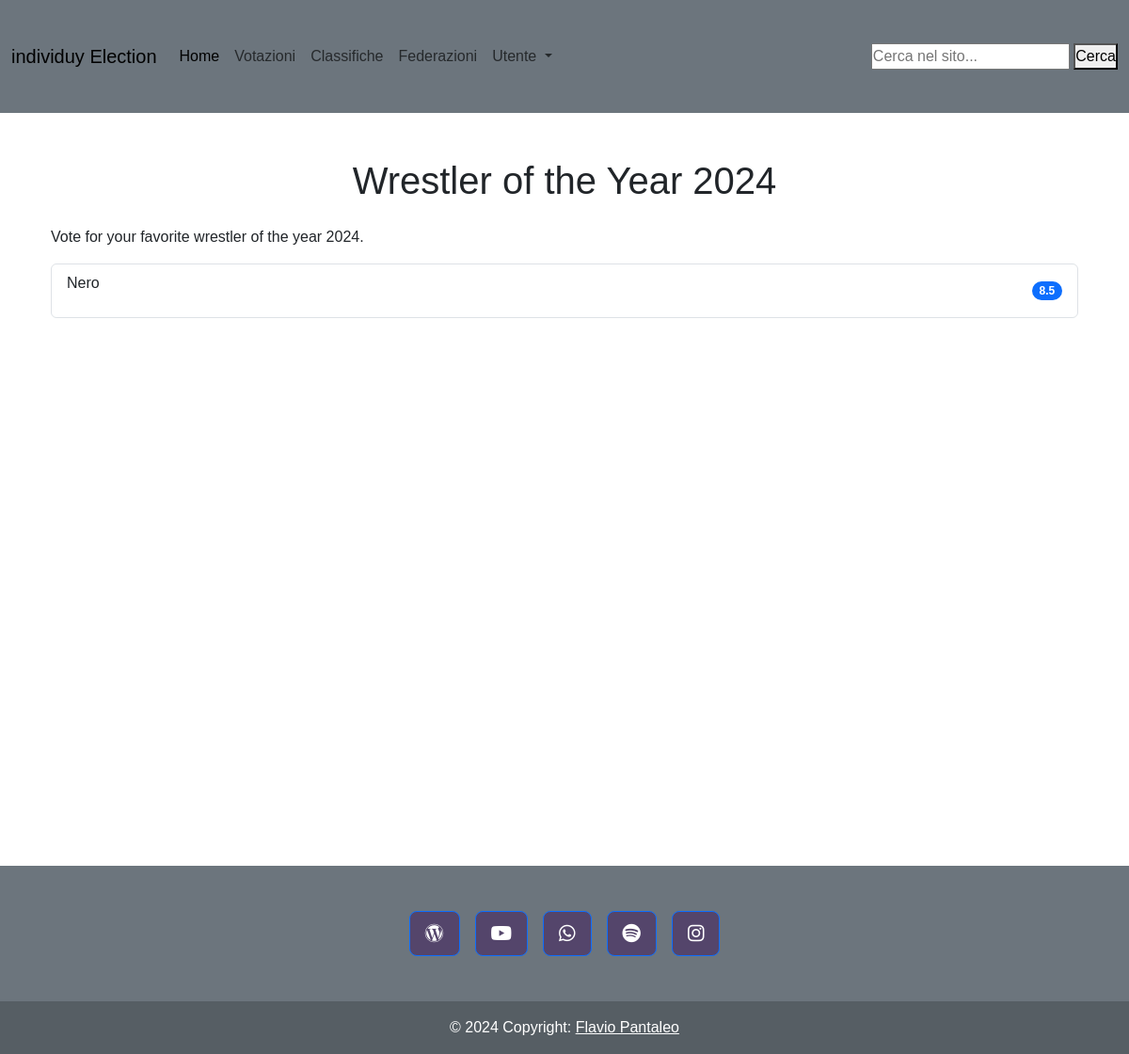
The page /index.php?page=classifica&id_ranking=1 on the database its author committed.
### tables this page shows
CREATE TABLE `list_ranking` (
  `id_ranking` int(11) NOT NULL,
  `ranking_name` varchar(200) DEFAULT NULL,
  `description` text DEFAULT NULL,
  `ranking` varchar(255) NOT NULL,
  `status` int(3) DEFAULT NULL,
  `category_id` int(11) DEFAULT NULL,
  `include_inactive` tinyint(1) DEFAULT 0
);

### app/Controllers/RankingController.php (called while the page is built, shortened)
<?php
class RankingController {
    private $rankingDAO;
    public function __construct() {
        $this->rankingDAO = new RankingDAO();
    }
    public function getRankingPerId($id) {
        return $this->rankingDAO->getRankingPerId($id);
    }
    public function getRankingDetails($idRanking) {
        return $this->rankingDAO->getRankingDetailsWithScores($idRanking);
    }
}

### app/Core/DB.php (called while the page is built, shortened)
<?php
class DB {
    protected function connect (){
        try {
            $localHost = $_ENV['DB_HOST'];
            $dbname = $_ENV['DB_NAME'];
            $user = $_ENV['DB_USER'];
            $pass = $_ENV['DB_PASS'];
            $conn = new PDO("mysql:host=".$localHost.";dbname=".$dbname.";",$user, $pass);
            return $conn;
        } catch (PDOException $e) {
            echo $e->getMessage() . "<br> Database Connection Error";
            die();
        }
    }
}
?>

### app/DAO/RankingDAO.php (called while the page is built, shortened)
<?php
class RankingDAO extends DB {
    public function getRankingPerId($id) {
        try {
            $stmt = $this->connect()->prepare("SELECT id_ranking, ranking_name, description, ranking, status, category_id, include_inactive FROM list_ranking WHERE id_ranking = ?");
            $stmt->execute([$id]);
            $rankingData = $stmt->fetch(PDO::FETCH_ASSOC);
            if ($rankingData) {
                $ranking = new Ranking(
                    $rankingData['id_ranking'],
                    $rankingData['ranking_name'],
                    $rankingData['description'],
                    $rankingData['ranking'],
                    $rankingData['status'],
                    $rankingData['category_id'],
                    $rankingData['include_inactive']
                );
                return $ranking;
            }
            return null;
        } catch (PDOException $e) {
            error_log("PDOException in getRankingPerId: " . $e->getMessage());
            return null;
        }
    }
    public function getRankingDetailsWithScores($idRanking) {
        try {
            $sql = "SELECT
                        CASE
                            WHEN v.id_wrestler IS NOT NULL THEN w.id_wrestler
                            WHEN v.id_tag_team IS NOT NULL THEN tt.id_tag_team
                            WHEN v.id_federation IS NOT NULL THEN f.id_federation
                        END AS id,
                        CASE
                            WHEN v.id_wrestler IS NOT NULL THEN w.name
                            WHEN v.id_tag_team IS NOT NULL THEN tt.name
                            WHEN v.id_federation IS NOT NULL THEN f.name
                        END AS name,
                        AVG(v.score) as averageScore
                    FROM
                        votes v
                    LEFT JOIN
                        wrestlers w ON v.id_wrestler = w.id_wrestler AND v.id_wrestler IS NOT NULL
                    LEFT JOIN
                        tag_teams tt ON v.id_tag_team = tt.id_tag_team AND v.id_tag_team IS NOT NULL
                    LEFT JOIN
                        federations f ON v.id_federation = f.id_federation AND v.id_federation IS NOT NULL
                    WHERE
                        v.id_ranking = ?
                    GROUP BY
                        id, name
                    ORDER BY
                        averageScore DESC";
            $stmt = $this->connect()->prepare($sql);
            $stmt->execute([$idRanking]);
            return $stmt->fetchAll(PDO::FETCH_OBJ);
        } catch (PDOException $e) {
            error_log("PDOException in getRankingDetailsWithScores: " . $e->getMessage());
            return [];
        }
    }
}

### app/Models/Ranking.php (called while the page is built, shortened)
<?php
class Ranking {
    public function __construct($id, $name, $description, $rankingType, $status, $categoryId, $includeInactive) {
        $this->name = $name;
        $this->description = $description;
        $this->status = $status;
    }
}
?>

### resources/Views/classifiche/classifica.php (the view)
<?php
if (isset($_GET['id_ranking'])) {
    $idRanking = $_GET['id_ranking'];
    $rankingData = $rankingController->getRankingPerId($idRanking);
    $rankingScores = $rankingController->getRankingDetails($idRanking);
    $rankingIsActive = $rankingData->status;
}
?>
<main class="container">
    <div class="container py-5">
        <h1 class="text-center mb-4"><?= htmlspecialchars($rankingData->name); ?></h1>
        <p><?= htmlspecialchars($rankingData->description); ?></p>
        <ul class="list-group">
            <?php foreach ($rankingScores as $entry): ?>
                <li class="list-group-item d-flex justify-content-between align-items-center">
                    <?php if ($rankingIsActive === 1): ?>
                        <?php if ($rankingData->rankingType === 'tag team'): ?>
                            <a href="index.php?page=vota_tag_team&id_tag_team=<?= $entry->id; ?>&id_ranking=<?= $idRanking; ?>">
                                <?= htmlspecialchars($entry->name); ?>
                            </a>
                        <?php elseif ($rankingData->rankingType === 'federation'): ?>
                            <a href="index.php?page=vota_federation&id_federation=<?= $entry->id; ?>&id_ranking=<?= $idRanking; ?>">
                                <?= htmlspecialchars($entry->name); ?>
                            </a>
                        <?php elseif ($rankingData->rankingType === 'wrestler'): ?>
                            <a href="index.php?page=vota_wrestler&id_wrestler=<?= $entry->id; ?>&id_ranking=<?= $idRanking; ?>">
                                <?= htmlspecialchars($entry->name); ?>
                            </a>
                        <?php endif; ?>
                    <?php else : ?>
                        <p><?= htmlspecialchars($entry->name); ?></p>
                    <?php endif; ?>
                    <span class="badge bg-primary rounded-pill"><?= number_format($entry->averageScore, 1); ?></span>
                </li>
            <?php endforeach; ?>
        </ul>
    </div>
</main>

### rows shown on the page
list_ranking: ranking_name "Wrestler of the Year 2024", description "Vote for your favorite wrestler of the year 2024."

### other values the page prints
$entry->name "Nero"
$entry->averageScore "8.5"
